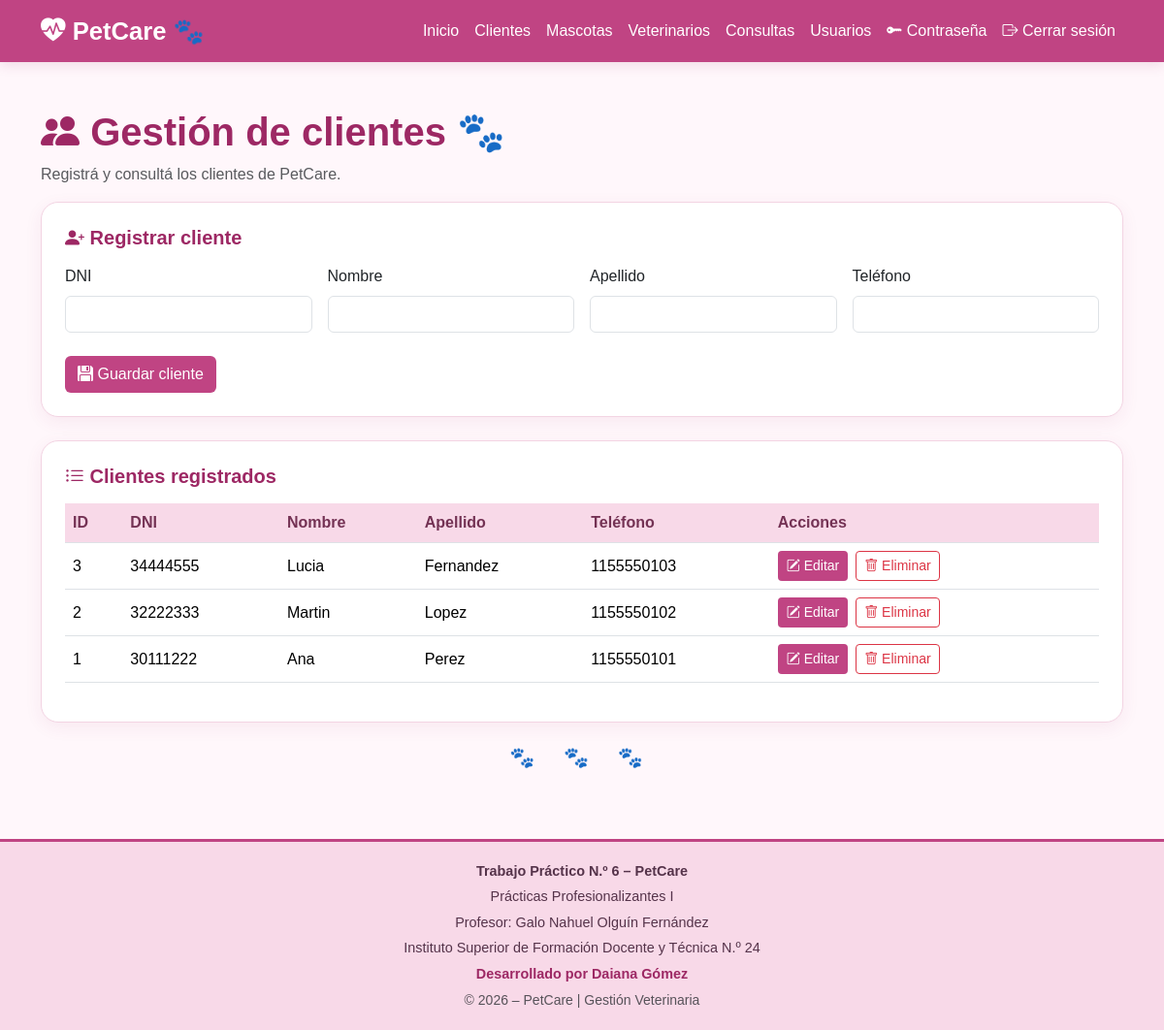
The page /clientes/index.php (signed in) on the database its author committed.
### tables this page shows
CREATE TABLE `clientes` (
  `id_cliente` int NOT NULL AUTO_INCREMENT,
  `dni` varchar(10) NOT NULL,
  `nombre` varchar(50) NOT NULL,
  `apellido` varchar(50) NOT NULL,
  `telefono` varchar(20) DEFAULT NULL,
  PRIMARY KEY (`id_cliente`),
  UNIQUE KEY `dni` (`dni`)
);

### clientes/index.php (the view, shortened to what this page needs)
<?php
$conexion = conectarBD();
$consulta = $conexion->query(
    "SELECT id_cliente, dni, nombre, apellido, telefono
     FROM clientes
     ORDER BY id_cliente DESC"
);
$clientes = $consulta->fetchAll();
function escapar($valor): string {
    return htmlspecialchars(
        (string) $valor,
        ENT_QUOTES,
        'UTF-8'
    );
}
?>
<?php
require __DIR__ . '/../includes/header.php';
?>
<main class="container py-5">
    <h1 class="titulo fw-bold">
        <i class="bi bi-people-fill"></i>
        Gestión de clientes 🐾
    </h1>
    <p class="text-muted">
        Registrá y consultá los clientes de PetCare.
    </p>
    <div class="card mb-4">
        <div class="card-body p-4">
            <h2 class="h5 fw-bold titulo mb-3">
                <i class="bi bi-person-plus-fill"></i>
                Registrar cliente
            </h2>
            <form method="POST">
                <div class="row g-3">
                    <div class="col-md-3">
                        <label for="dni" class="form-label">DNI</label>
                        <input type="text"
                               class="form-control"
                               id="dni"
                               name="dni"
                               maxlength="15"
                               required>
                    </div>
                    <div class="col-md-3">
                        <label for="nombre" class="form-label">Nombre</label>
                        <input type="text"
                               class="form-control"
                               id="nombre"
                               name="nombre"
                               maxlength="100"
                               required>
                    </div>
                    <div class="col-md-3">
                        <label for="apellido" class="form-label">Apellido</label>
                        <input type="text"
                               class="form-control"
                               id="apellido"
                               name="apellido"
                               maxlength="100"
                               required>
                    </div>
                    <div class="col-md-3">
                        <label for="telefono" class="form-label">Teléfono</label>
                        <input type="text"
                               class="form-control"
                               id="telefono"
                               name="telefono"
                               maxlength="30">
                    </div>
                </div>
                <button type="submit"
                        class="btn btn-petcare mt-4">
                    <i class="bi bi-floppy-fill"></i>
                    Guardar cliente
                </button>
            </form>
        </div>
    </div>
    <div class="card">
        <div class="card-body p-4">
            <h2 class="h5 fw-bold titulo mb-3">
                <i class="bi bi-list-ul"></i>
                Clientes registrados
            </h2>
            <div class="table-responsive">
                <table class="table table-hover align-middle">
                    <thead>
                        <tr>
                            <th>ID</th>
                            <th>DNI</th>
                            <th>Nombre</th>
                            <th>Apellido</th>
                            <th>Teléfono</th>
                            <th>Acciones</th>
                        </tr>
                    </thead>
                    <tbody>
                    <?php foreach ($clientes as $cliente): ?>
                        <tr>
                            <td><?= escapar($cliente['id_cliente']) ?></td>
                            <td><?= escapar($cliente['dni']) ?></td>
                            <td><?= escapar($cliente['nombre']) ?></td>
                            <td><?= escapar($cliente['apellido']) ?></td>
                            <td><?= escapar($cliente['telefono']) ?></td>
                            <td>
    <div class="d-flex gap-2">
        <a href="editar.php?id=<?= (int)$cliente['id_cliente'] ?>"
           class="btn btn-sm btn-petcare">
            <i class="bi bi-pencil-square"></i>
            Editar
        </a>
        <form method="POST"
              action="eliminar.php"
              onsubmit="return confirm('¿Seguro que querés eliminar este cliente?');">
            <button type="submit"
                    class="btn btn-sm btn-outline-danger">
                <i class="bi bi-trash"></i>
                Eliminar
            </button>
        </form>
    </div>
</td>
                        </tr>
                    <?php endforeach; ?>
                    </tbody>
                </table>
            </div>
        </div>
    </div>
    <div class="huellitas" aria-hidden="true">
        🐾 🐾 🐾
    </div>
</main>
<?php
require __DIR__ . '/../includes/footer.php';
?>

### css/styles.css (style rules this page uses)
:root { --pink-primary: #c04483; --pink-dark: #9d2864; --pink-pastel: #f8d9e8; --pink-light: #fce7f1; --pink-background: #fff7fb; --text-primary: #55334a; }
body { background: var(--pink-background); color: var(--text-primary); font-family: Arial, sans-serif; min-height: 100vh; display: flex; flex-direction: column; }
main { flex: 1; }
.titulo { color: var(--pink-dark); }
.card { border: 1px solid #f3d4e3; border-radius: 18px; box-shadow: 0 5px 18px rgba(157, 40, 100, .07); }
.btn-petcare { background: var(--pink-primary); color: white; }
.table thead th { background: var(--pink-pastel); color: #743254; }
.huellitas { color: var(--pink-primary); text-align: center; font-size: 1.5rem; margin: 20px 0; }
.huellitas { color: #d98aaf; font-size: 1.3rem; letter-spacing: 12px; }

### rows shown on the page
clientes: id_cliente "3", dni "34444555", nombre "Lucia", apellido "Fernandez", telefono "1155550103"
clientes: id_cliente "2", dni "32222333", nombre "Martin", apellido "Lopez", telefono "1155550102"
clientes: id_cliente "1", dni "30111222", nombre "Ana", apellido "Perez", telefono "1155550101"
